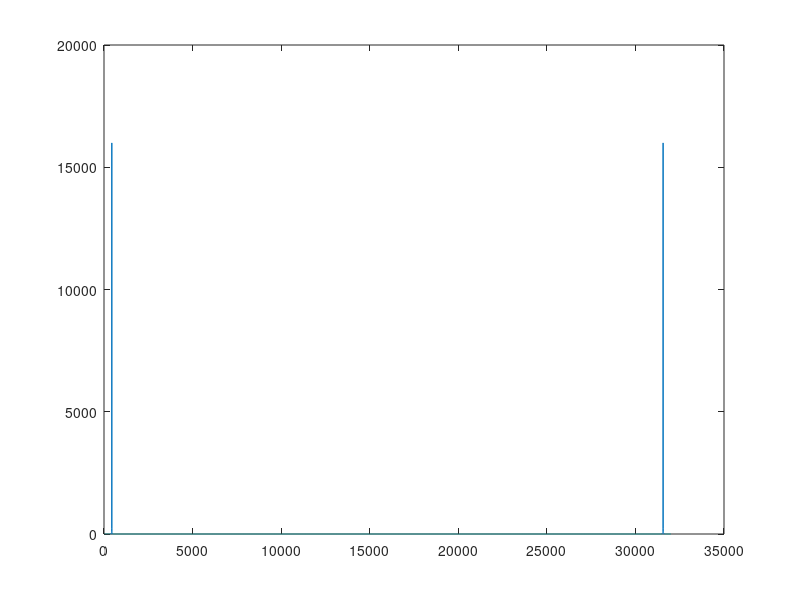

This chart was generated by the following MATLAB code:
fs = 32000;
t = 0 : 1 / fs : 1;
f = 440;
x = cos(2 * pi * f * t);

ft = fft(x);
ftp = ft;
% for i = 1 : 2 : length(ftp)
%     ftp(i) = ftp(i);
% end

H = abs(ftp);
plot(H);

z = ifft(ftp);
soundsc(z, fs);